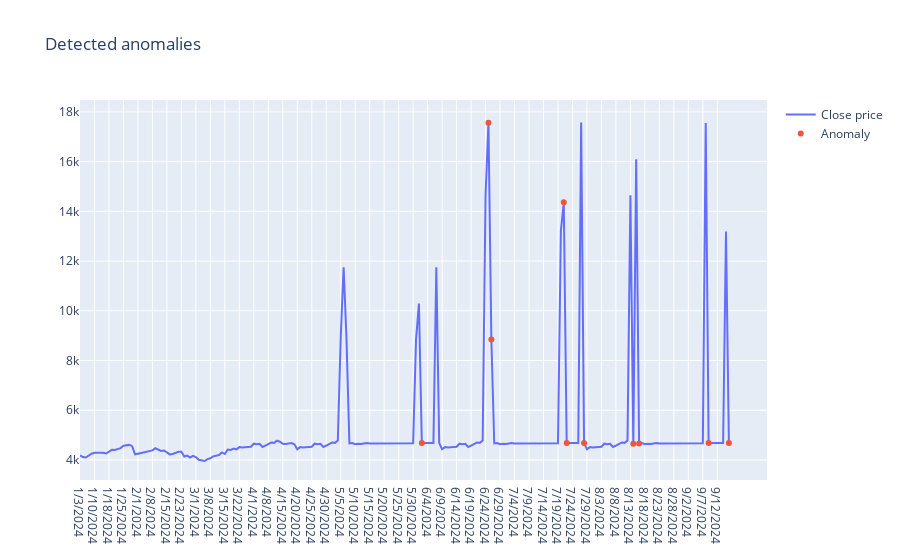

Notebook code for this chart:
### Code cell
fig = go.Figure()
fig.add_trace(go.Scatter(x=anomaly_df['Date'], y=source_data[:,0], name='Close price'))
fig.add_trace(go.Scatter(x=anomalies['Date'], y=anomaly_data[:,0], mode='markers', name='Anomaly'))
fig.update_layout(showlegend=True, title='Detected anomalies')
fig.show()

### Figure 1 — Plotly figure (JSON) as saved in the notebook; plotly's stock layout.template omitted (floating-point values rounded to 4 significant figures; data arrays with more than 128 entries replaced by an {"elided": "..."} marker saying what was removed)
{"data": [{"name": "Close price", "type": "scatter", "x": {"elided": "225 str values"}, "y": {"elided": "225 float values"}}, {"mode": "markers", "name": "Anomaly", "type": "scatter", "x": ["6/2/2024", "6/25/2024", "6/26/2024", "7/21/2024", "7/22/2024", "7/28/2024", "8/14/2024", "8/16/2024", "9/9/2024", "9/16/2024"], "y": [4678.0, 17560.0, 8846.0, 14360.0, 4678.0, 4684.0, 4649.0, 4665.0, 4677.0, 4684.0]}], "layout": {"showlegend": true, "title": {"text": "Detected anomalies"}}}
